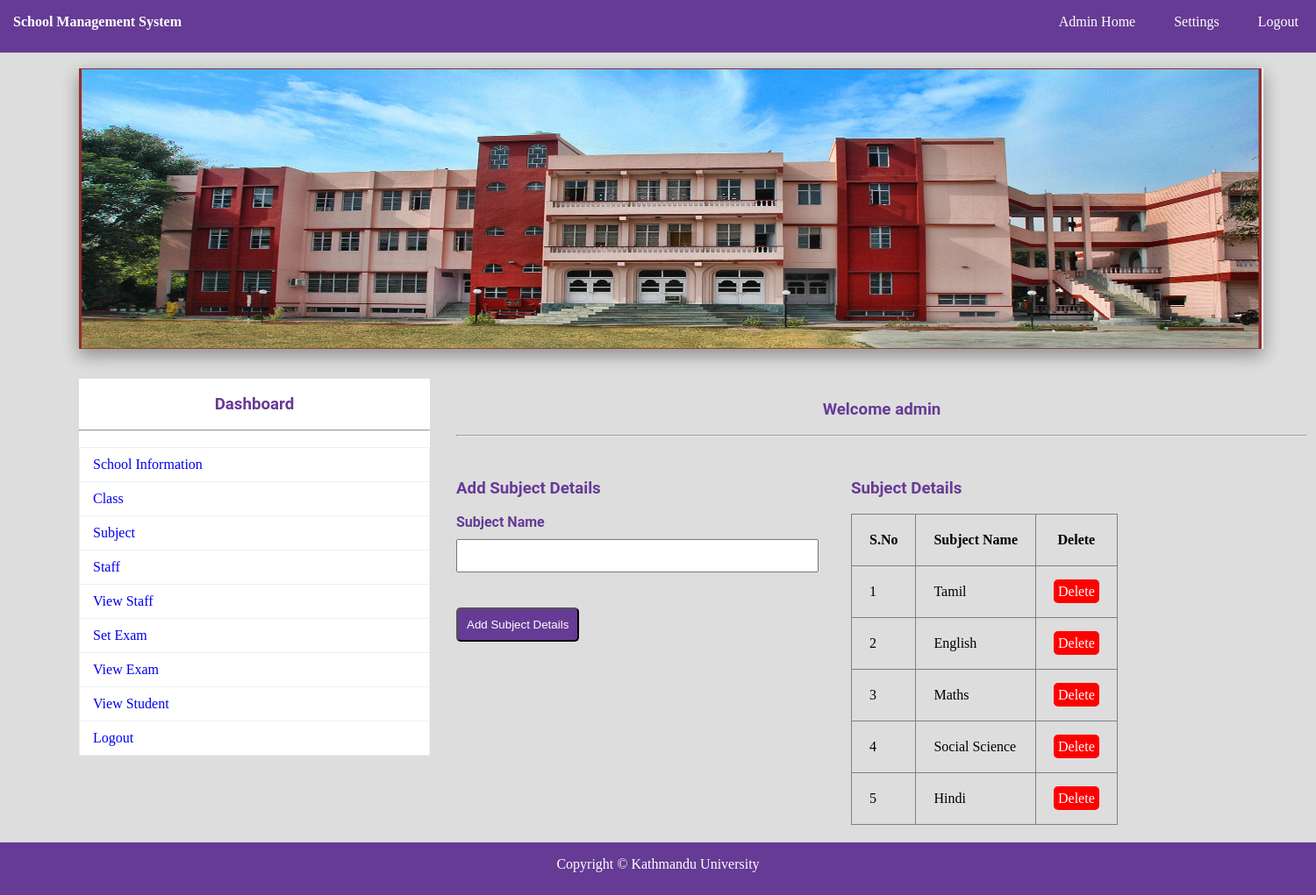
Page /add_sub.php (signed in) on the committed database.
### tables this page shows
CREATE TABLE IF NOT EXISTS `sub` (
  `SID` int(11) NOT NULL AUTO_INCREMENT,
  `SNAME` varchar(150) NOT NULL,
  PRIMARY KEY (`SID`)
);

### add_sub.php (the view, shortened to what this page needs)
<?php
	include"database.php";
?>
<!DOCTYPE html>
<html>
	<head>
		<link rel="stylesheet" type="text/css" href="css/style.css">
	</head>
	<body>
				<?php include"navbar.php";?><br>
				<img src="img/manage.jpg" style="margin-left:90px;" class="sha" width="1350" height="320">
			<div id="section">
					<?php include"sidebar.php";?><br><br><br>
					<h3 class="text">Welcome <?php echo $_SESSION["ANAME"]; ?></h3><br><hr><br>
					<div class="content1">
						<h3 > Add Subject Details</h3><br>
						<form method="post" action="<?php echo $_SERVER["PHP_SELF"];?>">
						   <label>Subject Name</label><br>
						   <input type="text" name="sname" required class="input">
						   <button type="submit" class="btn" name="submit">Add Subject Details</button>
						</form>
					</div>
				<div class="tbox" >
					<h3 style="margin-top:30px;"> Subject Details</h3><br>
					<table border="1px" >
						<tr>
							<th>S.No</th>
							<th>Subject Name</th>
							<th>Delete</th>
						</tr>
						<?php
							$s="select * from sub";
							$res=$db->query($s);
							if($res->num_rows>0)
							{
								$i=0;
								while($r=$res->fetch_assoc())
								{
									$i++;
									echo "
										<tr>
										<td>{$i}</td>
										<td>{$r["SNAME"]}</td>
										<td><a href='sub_delete.php?id={$r["SID"]}' class='btnr'>Delete</a></td>
										</tr>
									";
								}
							}
							else
							{
								echo "No Record Found";
							}
						?>
					</table>
				</div>
			</div>
				<?php include"footer.php";?>
	</body>
</html>

### css/style.css (style rules this page uses)
* { padding:0px; margin:0px; }
html { background:#dddddd; }
a { text-decoration:none; }
h1,h2,h3,h4,h5,h6,label { font-family:roboto; color:#663b95; }
.btn { border-radius:5px; padding:10px; background:#663b95; color:white; margin-top:40px; }
.btnr { border-radius:5px; padding:5px; background:#ff0000; color:white; }
.sha { -webkit-box-shadow: 0 8px 17px 0 rgba(0, 0, 0, 0.2), 0 6px 20px 0 rgba(0, 0, 0, 0.19); -moz-box-shadow: 0 8px 17px 0 rgba(0, 0, 0, 0.2), 0 6px 20px 0 rgba(0, 0, 0, 0.19); box-shadow: 0 8px 17px 0 rgba(0, 0, 0, 0.2), 0 6px 20px 0 rgba(0, 0, 0, 0.19); }
.input { height:30px; width:90%; padding:2px; margin-top:10px; }
label { font-weight:bold; }
.content1 { margin-top:30px; }
.text { text-align:center; }
#section { height:auto; width:1400px; margin-left:90px; font-family:cambria; }
.content1 { margin-top:30px; height:auto; width:450px; float:left; }
.tbox { float:left; }
.tbox table { border-collapse:collapse; }
tr,td,th { padding:20px; }
table { border-collapse:collapse; }

### rows in the picture
sub: SNAME "Tamil"
sub: SNAME "English"
sub: SNAME "Maths"
sub: SNAME "Social Science"
sub: SNAME "Hindi"

### other values in the picture
$_SESSION["ANAME"] "admin"
